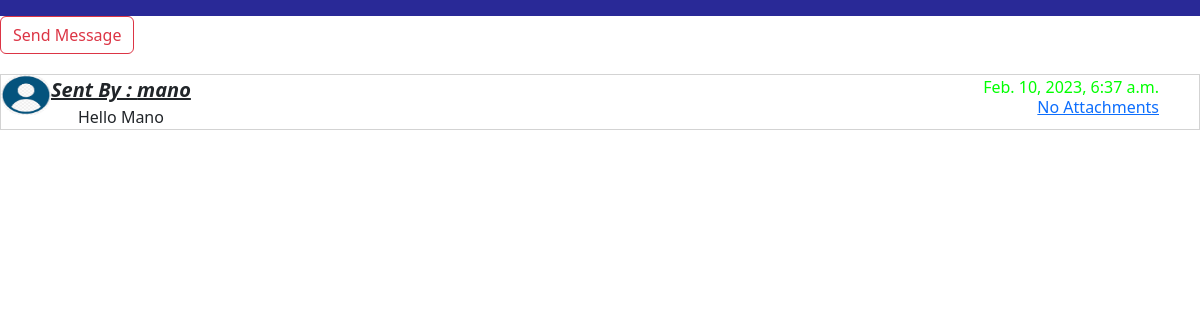
The app's page /student_app/inbox (signed in), older data.
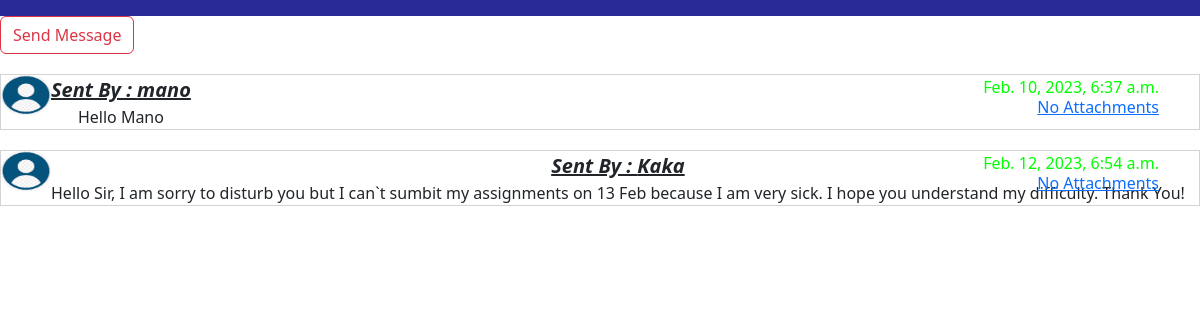
The same page, newer data.
### LOGIN_APP/models.py (models this page shows)
class Message(models.Model):
    user_sender = models.ForeignKey(User,on_delete=models.CASCADE,related_name='sender')
    user_reciever = models.ForeignKey(User,on_delete=models.CASCADE,related_name='user_recipent')
    date_messaged = models.DateTimeField(auto_now_add=True)
    message = models.TextField()
    attachments = models.FileField(blank=True,upload_to='student_assignments')

class User(AbstractUser):
    is_teacher = models.BooleanField(default=False)
    is_student = models.BooleanField(default=False)

### Student_App/views.py (the view)
# urls.py: path('inbox', views.inbox, name='inbox'),
@login_required(login_url='loginapp:Login')
def inbox(request):
    sent_messages = Message.objects.filter(user_sender=request.user)
    recieved_messages = Message.objects.filter(user_reciever=request.user)
    dict = {'sent_messages': sent_messages,
            'recieved_messages': recieved_messages}
    return render(request, 'student_app/inbox.html', dict)

### templates/student_app/inbox.html (shortened to what this page needs)
{% extends 'base.html' %}
{% block bodyblock %}
<a href="{%url 'student_app:message_to_teacher'%}"><button class="btn btn-outline-danger">Send Message</button></a>
{%for x in recieved_messages%}
<div class="main-div">
    <div class="img-div">
        {%if x.profile_pic%}
        <img src="{{x.profile_pic.url}}" class="profile-pic">
        {%else%}
        <img src="/media/student_profile/user.png" class="profile-pic">
        {%endif%}
    </div>
    <div class="text-div">
        <div class="heading-div">
            <span class="user_sender">Sent By : {{x.user_sender}}</span>
        </div>
        <div class="description-div">
            {{x.message}}
        </div>
    </div>
    <div class="date-div">
        {{x.date_messaged}}
    </div>
    <div class="link-div">
        {%if x.attachments%}
        <a href="{{x.attachments.url}}">Attachments</a>
        {%else%}
        <a href="">No Attachments</a>
        {%endif%}
    </div>
</div>
{%endfor%}
{% endblock bodyblock %}

Row changes from the older to the newer data that the page shows:
added Message: user_sender "Kaka", message "Hello Sir, I am sorry to disturb you but I can`t sumbit my assignments on 13 Feb because I am very sick. I hope you understand my difficulty. Thank You!", date_messaged "Feb. 12, 2023, 6:54 a.m.", attachments "No Attachments"
